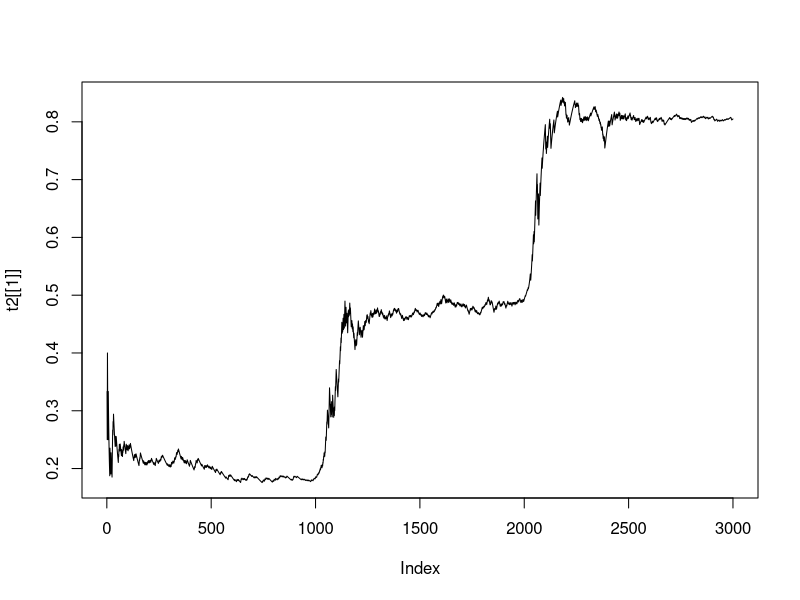
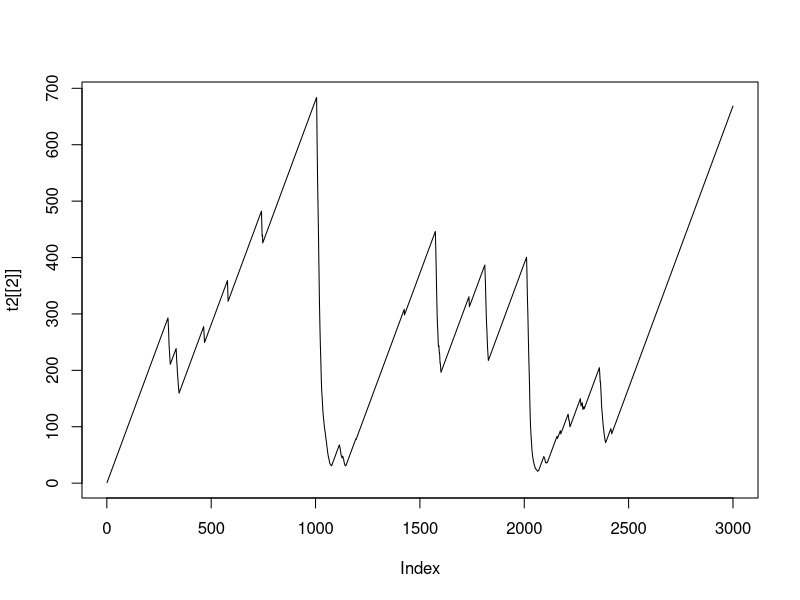
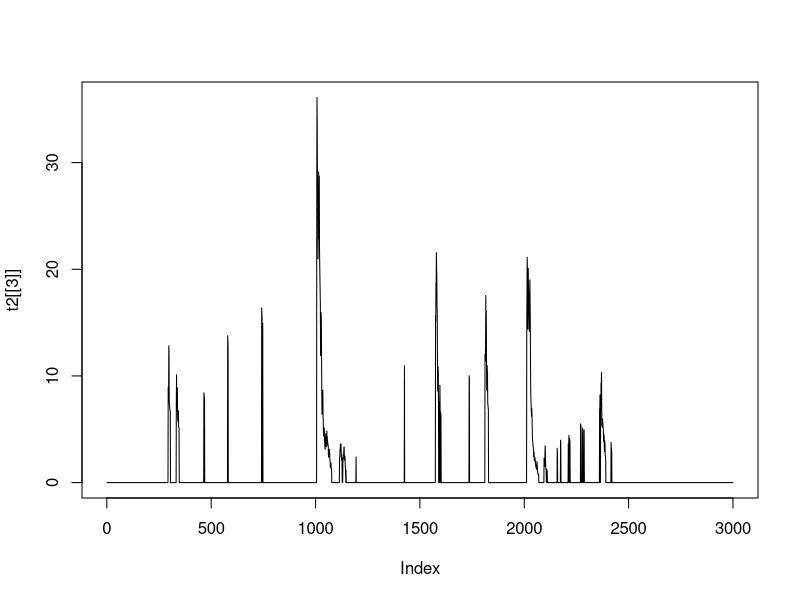
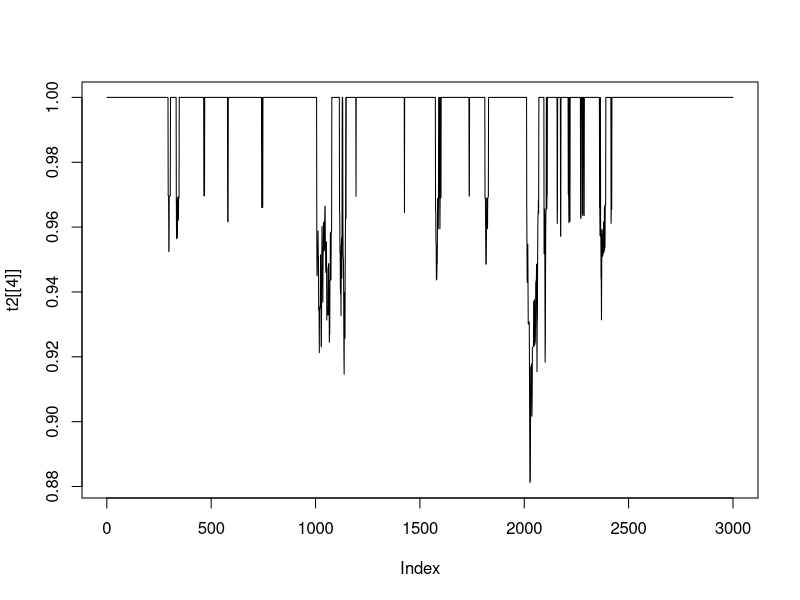

Generate these figures, in order, with R:
# This function computes the odds P(nochange)/P(change) in two binomial sequences
# n1,n2 are the sample sizes of the sequences
# x1,x2 is the counting of 1s in the sequences
# The problem is solved with a Bayesian BDEu score with equivalent sample size s

computeoddsc <- function(n1,n2,x1,x2,s) {
  
  lgs4 <- lgamma(s/4)
  lgs2 <- lgamma(s/2)
  
change <-(lgamma(s/2) - lgamma(n1+s/2)     + 
            lgamma(x1+s/4 ) -  lgs4  +
            lgamma((n1-x1)+s/4 ) -  lgs4 +
          lgamma(s/2) - lgamma(n2+s/2)     + 
            lgamma(x2+s/4 ) -  lgs4  +
            lgamma((n2-x2)+s/4 ) -  lgs4
)

nochange <-  (lgamma(s) - lgamma(n1+n2+s) +
                lgamma(x1+x2 +s/2)  - lgs2 +
                lgamma(n1+n2-x1-x2+s/2) - lgs2
)


relative <- nochange-change


odd <- exp(relative) 
return(odd)

}

#simulate a series of binomial values with with t a vector
# of the different probability values and n the size of the sample for 
# each probability value (the same for all)

simulate <- function(n,t) {
x <- c()
  
for (r in t) {

x1<- rbinom(n,1,r)
x<-append(x,x1)

}
return(x)
}


# Function that estimates probabilities from a string x
# It returns a list with the estimations, the sample sizes, and the forgotten samples
# It contains a window of active values. It has a parameter n 
# for making the test: it compares the n last values with the n first
# values of the windos (it must have a size greater or equal to 2*n)
# if there are significant differences it removes the first n values
# of the window and repeats the test.

estimate1 <- function(x,n) {
  
y <- vector(,length(x))  
s   <- vector(,length(x))  
ro <-  vector(,length(x))  
l<-0

k<-1

for(i in 1:length(x)){
  
  if (i-k>=2*n-1) {
    test<- 1
    l<- 0
    
    while(test==1) {
      j1 = k+n-1
      j2 = i-n+1
      
      x1 = sum(x[k:j1])
      x2 = sum(x[j2:i])
      
      odd <- computeoddsc(n,n,x1,x2,4)
      
      if (odd <0.5) {k<-k+n
      l<- l+n
      if (i-k<2*n-1) {test<-0} 
      }
      else {
        test<-0
      }
    }
    
  }
  
  y[i]<-(sum(x[k:i])+1)/(i-k+1+2)
  s[i] <-  i-k+1
  ro[i] <- l
  
}

return(list(y,s,ro))

}



# Function that estimates probabilities from a string x
# It returns a list with the estimations, the sample sizes,  the forgotten samples, and the forgetting coefficients
# It makes statistical tests (goodness of fit) of the n1 last samples with respect to the
# estimations done on step i-n1. If test is meaningfull, then it multiplies the past samples by 
# a coefficient rho


estimate2 <- function(x,n1){

y <- vector(,length(x))  
s   <- vector(,length(x))  
ro <-  vector(,length(x))  
fg <- vector(,length(x)) 
r <- vector(,length(x))  

r[1]=x[1]
ro[1] = 1
s[1] = 1
y[1] = (r[1]+1)/(s[1]+2.0)
fg[1] = 0

for(i in 2:length(x)){

  if (i>n1) {
   
    pvalue <- binom.test(sum(x[(i-n1+1):i]),n1,y[i-n1])$p.value
  if(pvalue>0.05) {ro[i]<-1
  }
  else {ro[i] <- pvalue^{1/100}}
  }
  else {ro[i]<-1}
  r[i] <- r[i-1]*ro[i]+x[i]
  fg[i] <- s[i-1] * (1-ro[i])
  s[i]<-  s[i-1]*ro[i]+1
  y[i]<- (r[i]+1)/(s[i]+2.0)
  
}

return(list(y,s,fg,ro))

}

# Function test with initial simulated data and probability estimations
# It computes the averaged log likelihood of the observations with the estimations of the previous step

test <- function(x,y){
  l <- 0
  n <- length(x)
  for(i in 2:n){
    if(x[i]==1)
    {l <- l + log(y[i-1])} 
 
  }
  return(l/n)
  
}


x <- simulate(1000,c(0.2,0.5,0.8))
x

t <- estimate1(x,30)
t2 <- estimate2(x,30)

plot(t2[[1]],type='l')
plot(t2[[2]],type='l')
plot(t2[[3]],type='l')
plot(t2[[4]],type='l')

test(x,t[[1]])
test(x,t2[[1]])

